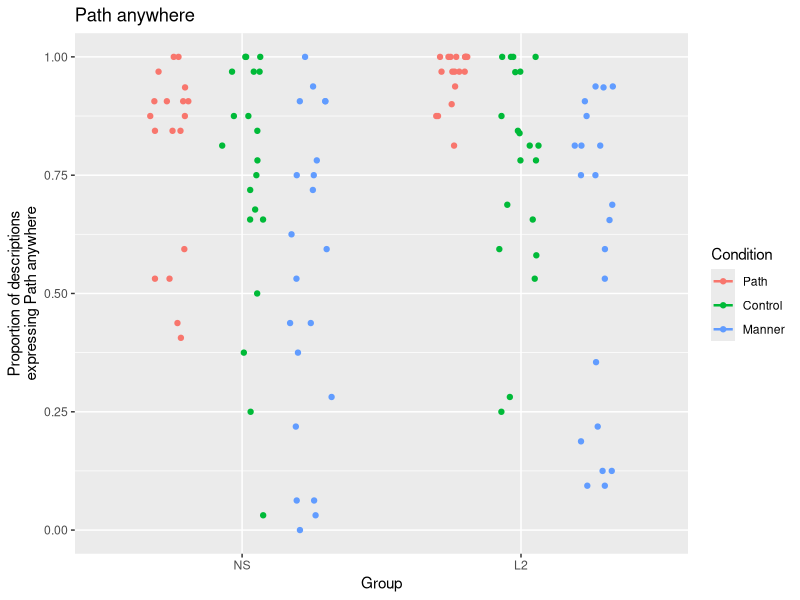
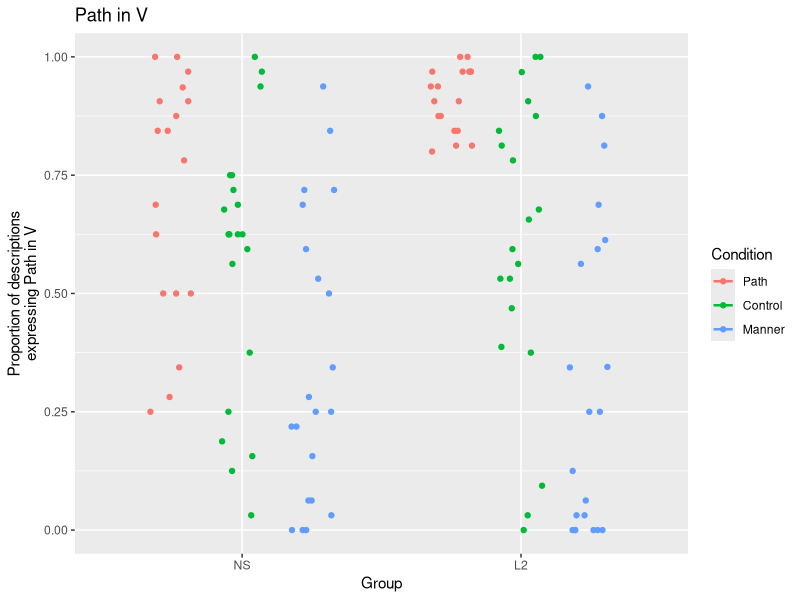
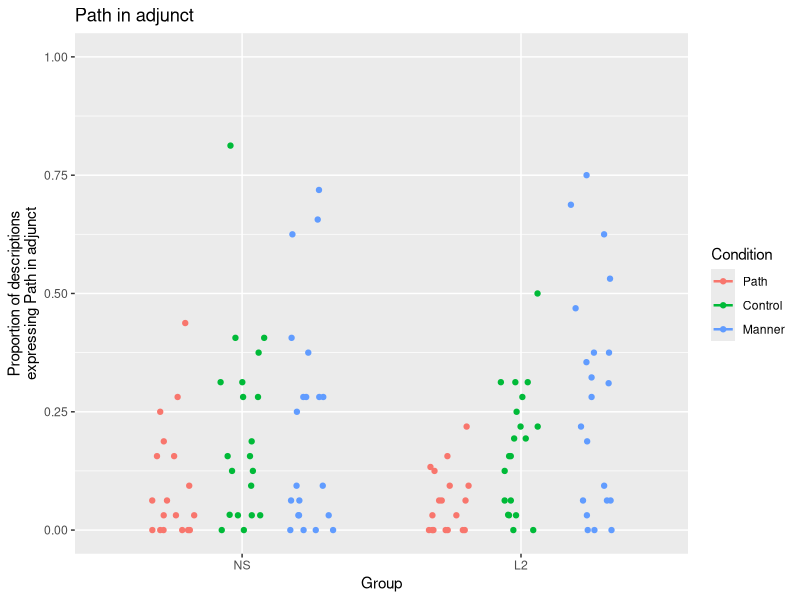
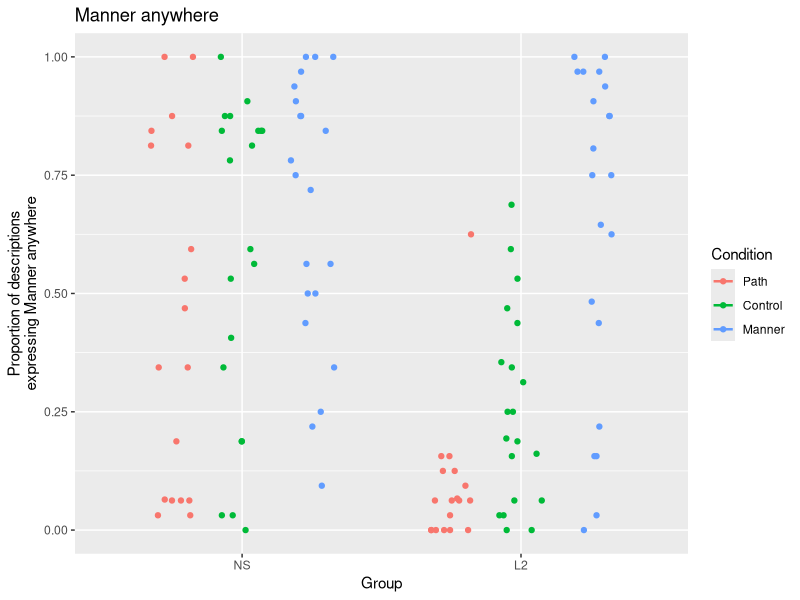
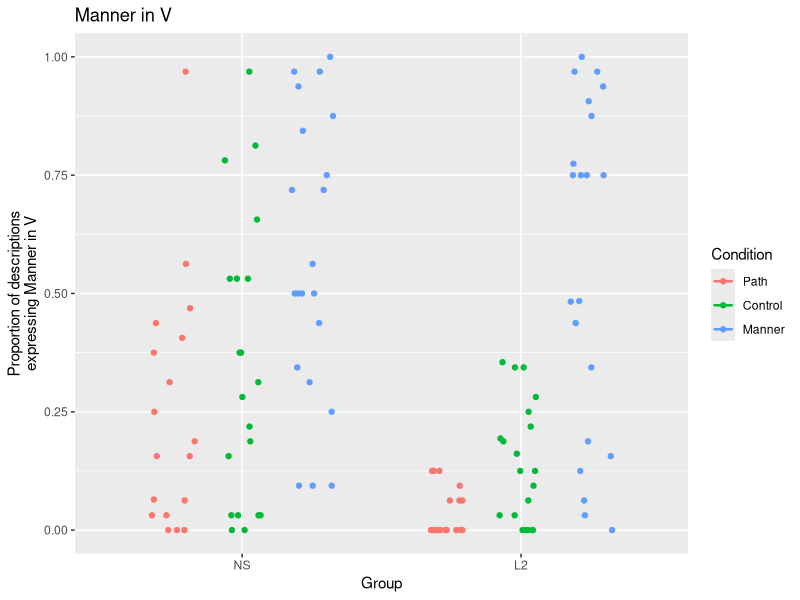
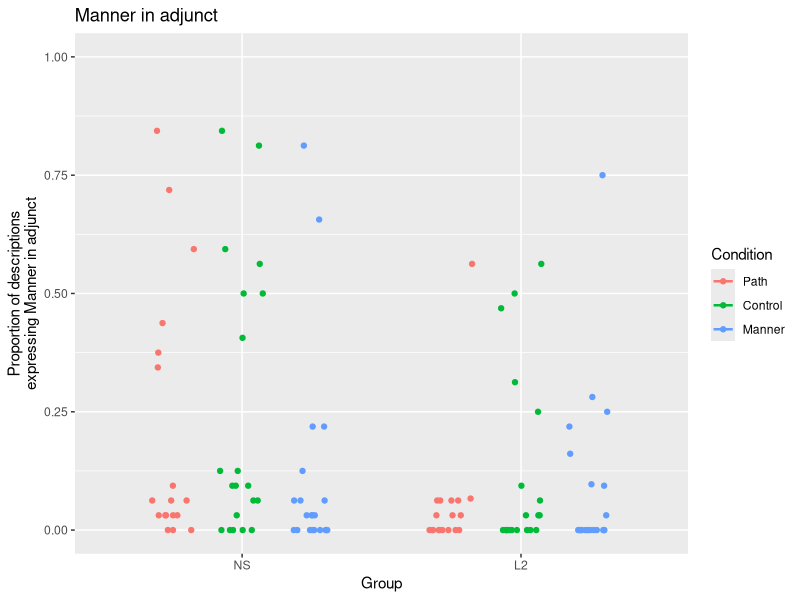
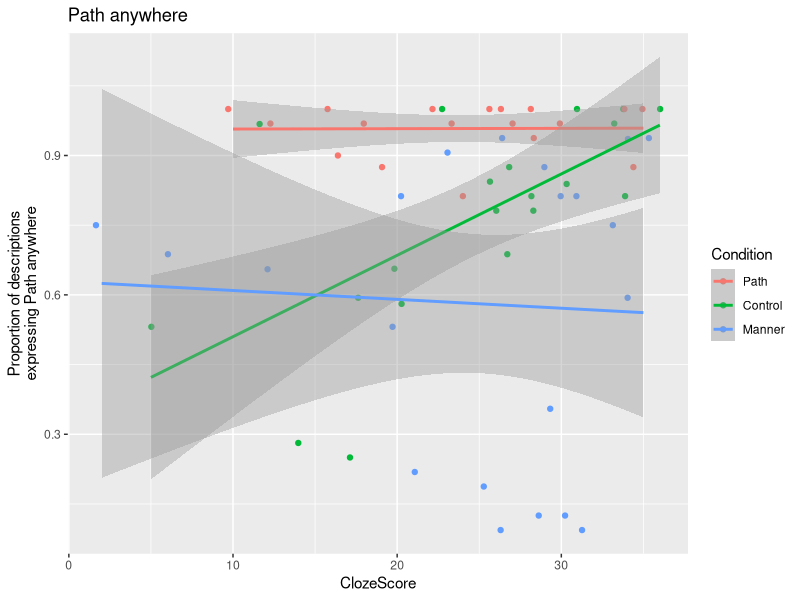
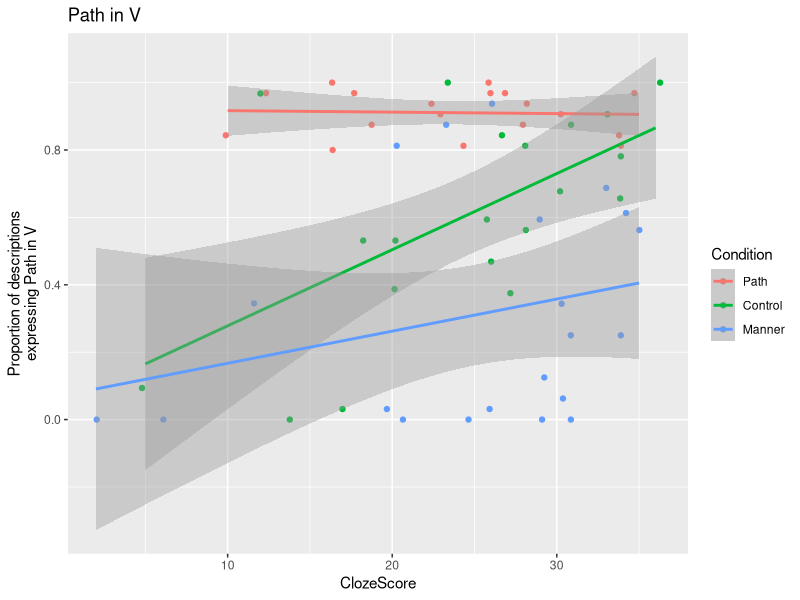

Generate these figures, in order, with R:
## ---- chunk 1
library(dplyr)
library(ggplot2)
library(lazyeval)

## ---- chunk 2


#  ------------------------------------------------------------------------
#  Load data and process
#  ------------------------------------------------------------------------

# The data is created in the script "processing/compute_dependent_measures.R"
# There is the normal and the liberally coded version, see script for difference

# load
d <- read.csv("../data/data_DVs.csv", fileEncoding = "UTF-8", stringsAsFactors = FALSE)
head(d)
# adjust Condition and Group levels for plotting
d$Condition <- factor(d$Condition, levels = c("Path", "Control", "Manner"))
d$Group <- factor(d$Group, levels = c("NS", "L2"))

# participant data
ppts <- read.csv("../data/participants.csv", fileEncoding = "UTF-8", stringsAsFactors = FALSE)
head(ppts)

# add speakers' clozescore to d:
d <- left_join(d, ppts %>% select(Subject, ClozeScore))
head(d)
tail(d)



#  ------------------------------------------------------------------------
#  Functions
#  ------------------------------------------------------------------------


# Convenience function to compute by-speaker averages for a given variable
bysubj <- function(df, myvar = NULL, varname = NULL) {
  out <- df %>% 
    group_by(Subject, Group, Condition, ClozeScore) %>%
    # to pass variable name as a string, use standard evaluation, see
    # https://cran.r-project.org/web/packages/dplyr/vignettes/nse.html
    # (NB: I don't get how this is working, but seems to work)
    summarise_(M = interp(~ mean(var), var = as.name(myvar)))
  # if varname argument is supplied it names the computed column
  if (! is.null(varname)) names(out)[length(out)] <- varname
  out
}
bysubj(d, "P_anyw") %>% head
bysubj(d, "P_anyw", "P_anyw") %>% head


## plotting functions

# plot group patterns -- emphasis put between conditions in each group
f_plot <- function(df, varname = NULL) {
  p <- ggplot(df, aes(x = Group, y = M, colour = Condition)) +
    geom_point(position = position_jitterdodge()) +
    stat_summary(fun.data = mean_cl_boot, geom = "errorbar", size = .85, width = .5,
                 position = "dodge") +
    ylim(0,1) +
    ylab(paste("Proportion of descriptions\nexpressing", varname)) + 
    ggtitle(varname)
  p
}

# f_plot2 <- function(df, varname = NULL) {
#   p <- ggplot(df, aes(x = Condition, y = M, colour = Group)) +
#     geom_point(position = position_jitterdodge()) +
#     stat_summary(fun.data = mean_cl_boot, geom = "errorbar", size = .85, width = .5,
#                  position = "dodge") +
#     ggtitle(varname)
#   p
# }


# Plot effect of proficiency (cloze score)
f_plot_prof <- function(df, varname = NULL) {
  df <- df[df$Group == "L2", ]
  p <- ggplot(df, aes(x = ClozeScore, y = M, colour = Condition)) +
    geom_jitter(height = 0) +
    geom_smooth(method = "lm") +
    # ylim(0,1) +
    ylab(paste("Proportion of descriptions\nexpressing", varname)) + 
    ggtitle(varname)
  p
}


#  ------------------------------------------------------------------------
#  Plots
#  ------------------------------------------------------------------------

# group patterns
f_plot(bysubj(d, "P_anyw"), "Path anywhere")
f_plot(bysubj(d, "P_V"), "Path in V")
f_plot(bysubj(d, "P_adj"), "Path in adjunct")

f_plot(bysubj(d, "M_anyw"), "Manner anywhere")
f_plot(bysubj(d, "M_V"), "Manner in V")
f_plot(bysubj(d, "M_adj"), "Manner in adjunct")

# proficiency
f_plot_prof(bysubj(d, "P_anyw"), "Path anywhere")
f_plot_prof(bysubj(d, "P_V"), "Path in V")
f_plot_prof(bysubj(d, "P_adj"), "Path in adjunct")

f_plot_prof(bysubj(d, "M_anyw"), "Manner anywhere")
f_plot_prof(bysubj(d, "M_V"), "Manner in V")
f_plot_prof(bysubj(d, "M_adj"), "Manner in adjunct")

